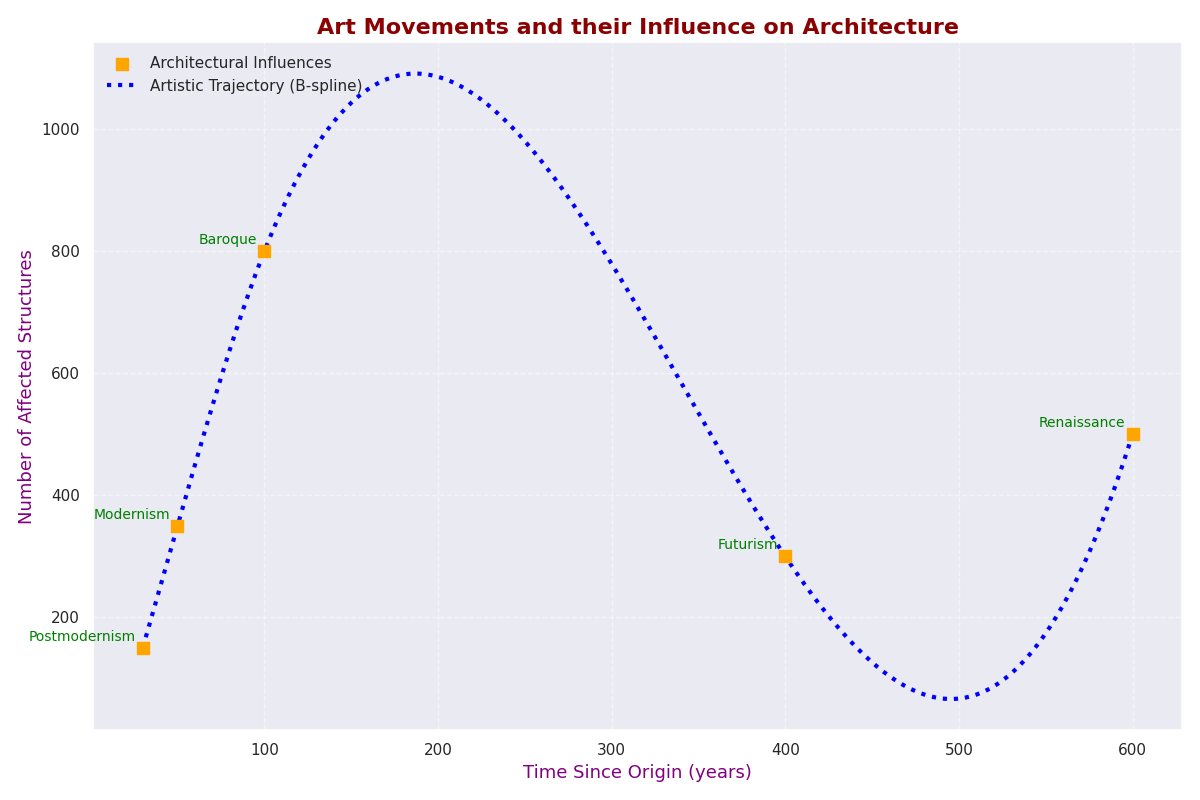

The Python source for this figure:
import matplotlib.pyplot as plt
import numpy as np
from scipy.interpolate import make_interp_spline

art_movements = ['Postmodernism', 'Modernism', 'Baroque', 'Futurism', 'Renaissance']
buildings = np.array([300, 800, 150, 500, 350])
years_since_emergence = np.array([400, 100, 30, 600, 50])

sorted_indices = np.argsort(years_since_emergence)
years_since_emergence_sorted = years_since_emergence[sorted_indices]
buildings_sorted = buildings[sorted_indices]

x_smooth = np.linspace(years_since_emergence_sorted.min(), years_since_emergence_sorted.max(), 300)
spline = make_interp_spline(years_since_emergence_sorted, buildings_sorted, k=3)
y_smooth = spline(x_smooth)

plt.figure(figsize=(12, 8))
single_color = 'orange'
plt.scatter(years_since_emergence_sorted, buildings_sorted, color=single_color, s=70, label='Architectural Influences', marker='s', zorder=3)
plt.plot(x_smooth, y_smooth, color='blue', linewidth=3, linestyle=':', label='Artistic Trajectory (B-spline)', zorder=2)

for i, movement in enumerate(art_movements):
    plt.annotate(movement, (years_since_emergence_sorted[i], buildings_sorted[i]), textcoords="offset points",
                 xytext=(-5, 5), ha='right', fontsize=10, color='green')

plt.xlabel('Time Since Origin (years)', fontsize=13, color='purple') 
plt.ylabel('Number of Affected Structures', fontsize=13, color='purple')
plt.title('Art Movements and their Influence on Architecture', fontsize=16, weight='bold', color='darkred')

plt.legend(loc='upper left', fontsize=11, frameon=False)
plt.grid(True, linestyle='--', alpha=0.5)
plt.tight_layout()
plt.show()
